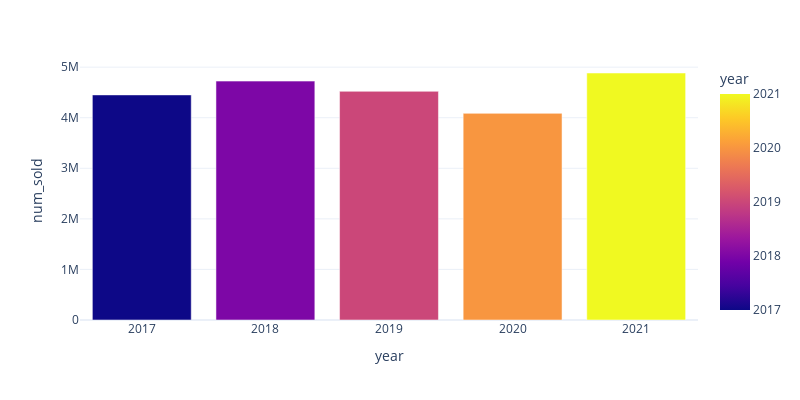

The notebook cell saved with this chart:
### Code cell
fig = px.bar(year_by_sold,x='year',y='num_sold',width=800, height=400,color='year')
fig.show()

### Figure 1 — Plotly figure (JSON) as saved in the notebook; plotly's stock layout.template omitted (floating-point values rounded to 4 significant figures)
{"data": [{"alignmentgroup": "True", "hovertemplate": "year=%{marker.color}<br>num_sold=%{y}<extra></extra>", "legendgroup": "", "marker": {"color": [2017, 2018, 2019, 2020, 2021], "coloraxis": "coloraxis", "pattern": {"shape": ""}}, "name": "", "offsetgroup": "", "orientation": "v", "showlegend": false, "textposition": "auto", "x": [2017, 2018, 2019, 2020, 2021], "xaxis": "x", "y": [4451213, 4723963, 4522172, 4086498, 4884479], "yaxis": "y", "type": "bar"}], "layout": {"xaxis": {"anchor": "y", "domain": [0, 1], "title": {"text": "year"}, "type": "linear", "range": [2016.0, 2022.0], "autorange": true}, "yaxis": {"anchor": "x", "domain": [0, 1], "title": {"text": "num_sold"}, "type": "linear", "range": [0, 5142000.0], "autorange": true}, "coloraxis": {"colorbar": {"title": {"text": "year"}}, "colorscale": [[0, "#0d0887"], [0.1111, "#46039f"], [0.2222, "#7201a8"], [0.3333, "#9c179e"], [0.4444, "#bd3786"], [0.5556, "#d8576b"], [0.6667, "#ed7953"], [0.7778, "#fb9f3a"], [0.8889, "#fdca26"], [1, "#f0f921"]]}, "legend": {"tracegroupgap": 0}, "margin": {"t": 60}, "barmode": "relative", "height": 400, "width": 800}}
